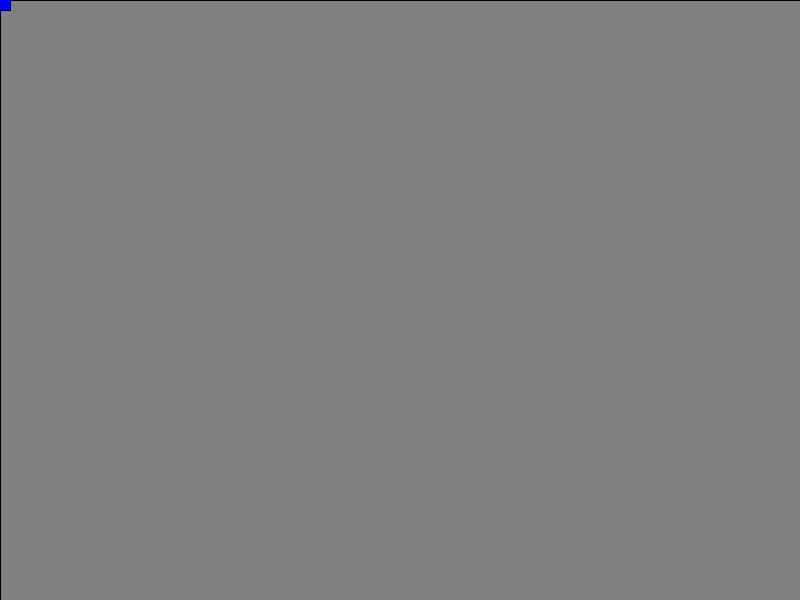
Frame 1 (no input)
Frame 60 (the mouse pressed at the canvas centre just before this capture): identical to frame 1, image omitted
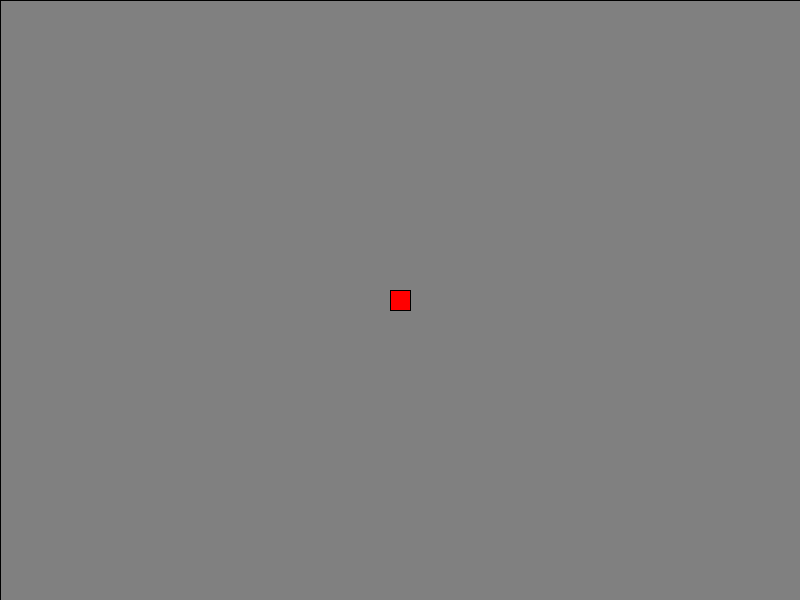
Frame 120 (the mouse held since frame 60 and released just before this capture)

The Processing sketch that drew these frames (run headless with seeded random() and noise(); from frame 60 on, the mouse is pressed at the canvas centre):

// Processing sketch: sketch_14
// ── sketch_14.pde
void setup()
{
   size(800,600); 
}

void draw()
{
  fill(128,128,128);
  rect(0,0,800,600);
  
  if(mousePressed)
  {
    fill(255,0,0);
  }else{
    fill(0,0,255);
  }
    
  rect(mouseX-10,mouseY-10,20,20);
}
